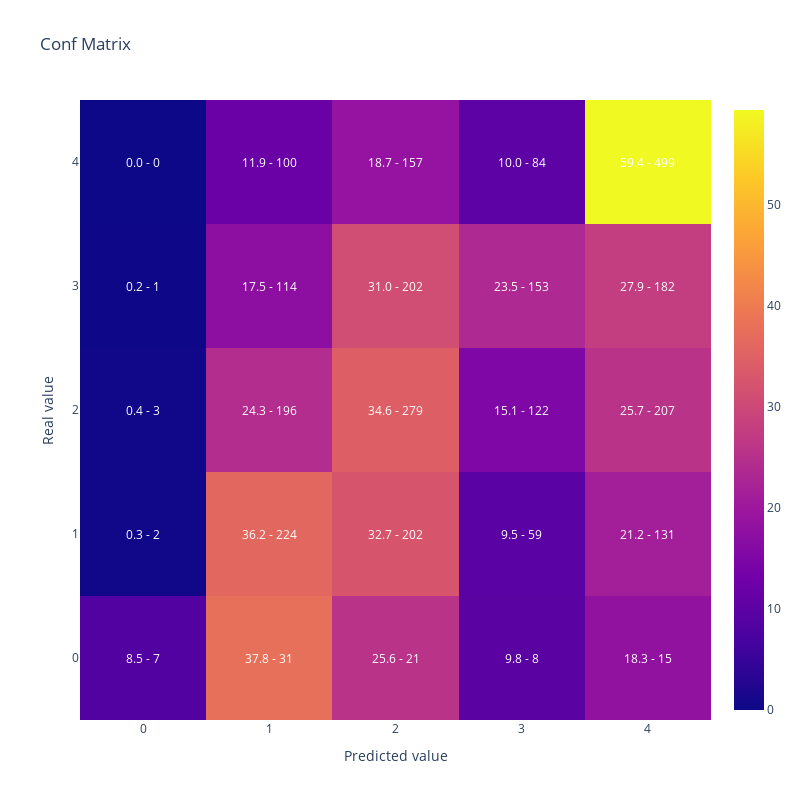

This figure's notebook cell:
### Code cell
#Vamos a replicar el resultado de la optimizacion reentrenando el modelo con el mejor conjunto de hiperparametros
#Generamos parametros incluyendo los fijos y la mejor solución que encontro optuna
lgb_params =  {      
                        'objective': 'multiclass',
                        'verbosity':-1,
                        'num_class': len(y_train.unique())} | study.best_params

lgb_train_dataset = lgb.Dataset(data=X_train,
                                label=y_train)


#Entreno
lgb_model = lgb.train(lgb_params,
                    lgb_train_dataset)

#Muestro matriz de confusion y kappa
display(plot_confusion_matrix(y_test,lgb_model.predict(X_test).argmax(axis=1)))

cohen_kappa_score(y_test,lgb_model.predict(X_test).argmax(axis=1),
                             weights = 'quadratic')

### Figure 1 — Plotly figure (JSON) as saved in the notebook; plotly's stock layout.template omitted (floating-point values rounded to 4 significant figures)
{"data": [{"type": "heatmap", "x": [0, 1, 2, 3, 4], "y": [0, 1, 2, 3, 4], "z": [[8.537, 37.8, 25.61, 9.756, 18.29], [0.3236, 36.25, 32.69, 9.547, 21.2], [0.3717, 24.29, 34.57, 15.12, 25.65], [0.1534, 17.48, 30.98, 23.47, 27.91], [0.0, 11.9, 18.69, 10.0, 59.4]]}], "layout": {"annotations": [{"font": {"color": "white"}, "showarrow": false, "text": "8.5 - 7", "x": 0, "xref": "x", "y": 0, "yref": "y"}, {"font": {"color": "white"}, "showarrow": false, "text": "37.8 - 31", "x": 1, "xref": "x", "y": 0, "yref": "y"}, {"font": {"color": "white"}, "showarrow": false, "text": "25.6 - 21", "x": 2, "xref": "x", "y": 0, "yref": "y"}, {"font": {"color": "white"}, "showarrow": false, "text": "9.8 - 8", "x": 3, "xref": "x", "y": 0, "yref": "y"}, {"font": {"color": "white"}, "showarrow": false, "text": "18.3 - 15", "x": 4, "xref": "x", "y": 0, "yref": "y"}, {"font": {"color": "white"}, "showarrow": false, "text": "0.3 - 2", "x": 0, "xref": "x", "y": 1, "yref": "y"}, {"font": {"color": "white"}, "showarrow": false, "text": "36.2 - 224", "x": 1, "xref": "x", "y": 1, "yref": "y"}, {"font": {"color": "white"}, "showarrow": false, "text": "32.7 - 202", "x": 2, "xref": "x", "y": 1, "yref": "y"}, {"font": {"color": "white"}, "showarrow": false, "text": "9.5 - 59", "x": 3, "xref": "x", "y": 1, "yref": "y"}, {"font": {"color": "white"}, "showarrow": false, "text": "21.2 - 131", "x": 4, "xref": "x", "y": 1, "yref": "y"}, {"font": {"color": "white"}, "showarrow": false, "text": "0.4 - 3", "x": 0, "xref": "x", "y": 2, "yref": "y"}, {"font": {"color": "white"}, "showarrow": false, "text": "24.3 - 196", "x": 1, "xref": "x", "y": 2, "yref": "y"}, {"font": {"color": "white"}, "showarrow": false, "text": "34.6 - 279", "x": 2, "xref": "x", "y": 2, "yref": "y"}, {"font": {"color": "white"}, "showarrow": false, "text": "15.1 - 122", "x": 3, "xref": "x", "y": 2, "yref": "y"}, {"font": {"color": "white"}, "showarrow": false, "text": "25.7 - 207", "x": 4, "xref": "x", "y": 2, "yref": "y"}, {"font": {"color": "white"}, "showarrow": false, "text": "0.2 - 1", "x": 0, "xref": "x", "y": 3, "yref": "y"}, {"font": {"color": "white"}, "showarrow": false, "text": "17.5 - 114", "x": 1, "xref": "x", "y": 3, "yref": "y"}, {"font": {"color": "white"}, "showarrow": false, "text": "31.0 - 202", "x": 2, "xref": "x", "y": 3, "yref": "y"}, {"font": {"color": "white"}, "showarrow": false, "text": "23.5 - 153", "x": 3, "xref": "x", "y": 3, "yref": "y"}, {"font": {"color": "white"}, "showarrow": false, "text": "27.9 - 182", "x": 4, "xref": "x", "y": 3, "yref": "y"}, {"font": {"color": "white"}, "showarrow": false, "text": "0.0 - 0", "x": 0, "xref": "x", "y": 4, "yref": "y"}, {"font": {"color": "white"}, "showarrow": false, "text": "11.9 - 100", "x": 1, "xref": "x", "y": 4, "yref": "y"}, {"font": {"color": "white"}, "showarrow": false, "text": "18.7 - 157", "x": 2, "xref": "x", "y": 4, "yref": "y"}, {"font": {"color": "white"}, "showarrow": false, "text": "10.0 - 84", "x": 3, "xref": "x", "y": 4, "yref": "y"}, {"font": {"color": "white"}, "showarrow": false, "text": "59.4 - 499", "x": 4, "xref": "x", "y": 4, "yref": "y"}], "height": 800, "title": {"text": "Conf Matrix"}, "width": 800, "xaxis": {"title": {"text": "Predicted value"}}, "yaxis": {"title": {"text": "Real value"}}}}
